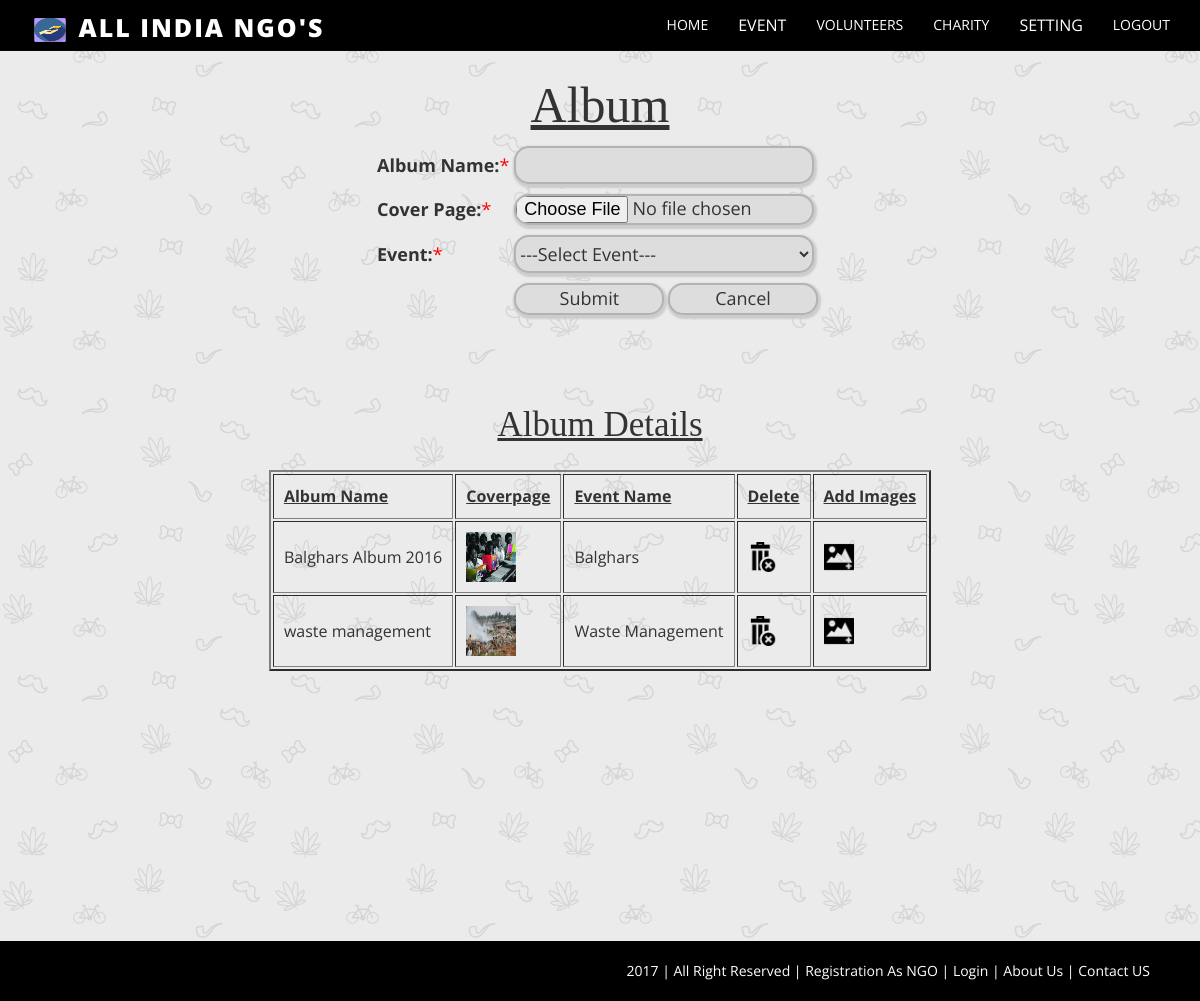
Screenshot of /project/album.php with the database file from the repository.
### tables this page shows
CREATE TABLE IF NOT EXISTS `album_table` (
  `album_id` int(10) NOT NULL AUTO_INCREMENT,
  `album_name` varchar(30) NOT NULL,
  `coverpage` varchar(100) NOT NULL,
  `eventid` int(10) NOT NULL,
  PRIMARY KEY (`album_id`)
);

CREATE TABLE IF NOT EXISTS `event_table` (
  `eventid` int(10) NOT NULL AUTO_INCREMENT,
  `eventname` varchar(30) NOT NULL,
  `NGOid` int(10) NOT NULL,
  `description` varchar(500) NOT NULL,
  `eventdate` date NOT NULL,
  `eventtime` varchar(10) NOT NULL,
  `venue` varchar(100) NOT NULL,
  `areaid` int(10) NOT NULL,
  `eventphoto` varchar(100) NOT NULL,
  `contactno` varchar(15) NOT NULL,
  `cat_id` int(10) NOT NULL,
  `status` int(1) NOT NULL,
  PRIMARY KEY (`eventid`)
);

### project/album.php (the view, shortened to what this page needs)
<?php
  include("ngoheader.php");
?>
<center>
<form action="addalbum.php" method="post" onsubmit="return check();" name="f1" enctype="multipart/form-data">
<span class="header">Album</span>
<br>
<table>
<tr>
		<td style="font-size:18px;"><b>Album Name:</b><span style="color:red">*</span></td>
		<td style="padding:5px"><input type="text" class="tbox" name="t1" style="width:300px;height:38px">
		<span id="d1" class="error"></span></td>
</tr>
<tr>
		<td style="font-size:18px;"><b>Cover Page:</b><span style="color:red">*</span></td>
		<td style="padding:5px"><input type="file" class="tbox" name="t6" style="width:300px;">
		<span id="d2" class="error"></span></td>
</tr>
<tr>
		<td style="font-size:18px;"><b>Event:</b><span style="color:red">*</span></td>
		<td style="padding:5px">
		<select name="event" class="tbox" style="width:300px;height:38px">
			<option value="0">---Select Event---</option>
		</select><span id="d3" class="error"></span>
<tr>
		<td>&nbsp;</td>
		<td style="padding:5px"><input type="Submit" class="tbox" value="Submit" name="b1" style="width:150px;font-size:18px;">
                     <input type="reset" value="Cancel" class="tbox" style="width:150px;font-size:18px;"">
 </td>
</tr>
</table>
</form>
  <br>
<?php
	include("dbconnection.php");
	$rs=$obj->query("select *From album_table a,event_table e where a.eventid=e.eventid");
?>
<br>
<br>
<br>
<span class="table">Album Details</span>
<br>
<br>
<table class="tbl" border=2>
<tr>
	<td style="padding:10px;font-size:16px"><b><u>Album Name</b></u></td>
	<td style="padding:10px;font-size:16px"><b><u>Coverpage</b></u></td>
	<td style="padding:10px;font-size:16px"><b><u>Event Name</b></u></td>
	<td style="padding:10px;font-size:16px"><u><b>Delete</u></b></td>
	<td style="padding:10px;font-size:16px"><u><b>Add Images</u></b></td>
</tr>
	<?php
		while($db=$rs->fetch())
		{
	?>
			<tr>
			<td style="padding:10px;font-size:16px"><?php echo $db["album_name"]; ?></td>
			<td style="padding:10px;font-size:16px"><img src='<?php echo $db["coverpage"]; ?>' width=50px height=50px></td>
			<td style="padding:10px;font-size:16px"><?php echo $db["eventname"]; ?></td>
			<td style="padding:10px;font-size:16px"><a href='deletealbum.php?x=<?php echo $db["album_id"]; ?>' onclick="return confirm('You sure you want to delete?'); "><img src="image\delete.png"  height=30 width=30></a></td>
			<td style="padding:10px;font-size:16px"><a href='photo.php?x=<?php echo $db["album_id"]; ?>'"><img src="image\addphoto.png" height=30 width=30></a></td>
			</tr>
	<?php
	   }
	?>
</table>
</center>
<?php
  include("ngofooter.php");
?>

### project/album.php (style rules this page uses)
.header { color:dark grey; font-family:bookman old style; font-size:50px; text-decoration:underline; }
.table { color:dark grey; font-family:bookman old style; font-size:35px; text-decoration:underline; }
.tbox { border:2px solid #b3b3b3; background:#dddddd; width:200px; border-radius:15px; font-size:18px; -moz-border-radius:25px; -moz-box-shadow:1px 1px 1px #ccc; -webkit-box-shadow: 1px 1px 1px 1px #ccc; box-shadow: 1px 2px 2px 2px #ccc; }
.tbl { border-collapse: separate; border-spacing: 2px 2px; border-color:dark grey; }

### rows the page displays
album_table: album_name "Balghars Album 2016", coverpage (picture), eventid.eventname "Balghars"
album_table: album_name "waste management", coverpage (picture), eventid.eventname "Waste Management"
